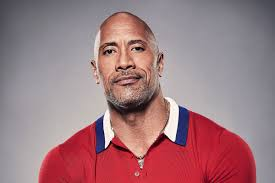
#> input picture 1.jpg, 275 x 183 px
$ python edgedetectionsample.py
#> lines starting #> are read from the running program, lines starting #| are printed output that depends on the picture; after the words box and inside, x2 and y2 are one past the last pixel; in counts of white or black regions, pixels touching at a corner belong together
import cv2
import numpy as np
from matplotlib import pyplot as plt
img = cv2.imread("1.jpg")
#> img is the input picture: shape (183, 275, 3); mean B, G, R 128.1, 122.3, 159.2
img = cv2.cvtColor(img, cv2.COLOR_BGR2RGB)
canny = cv2.Canny(img, 100, 200)
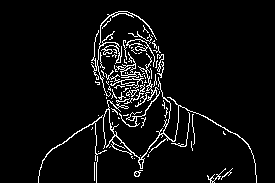
#> canny: shape (183, 275); 5.6% white in thin lines or dots, all inside (x1, y1, x2, y2) = (38, 11, 257, 183)
titles = ['image', 'canny edge detection']
images = [img, canny]
for i in range(2):
    plt.subplot(1, 2, i+1), plt.imshow(images[i], 'gray')
    plt.title(titles[i])
    plt.xticks([]),plt.yticks([])

plt.show()
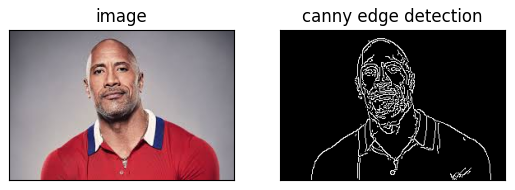
#> figure drawn by matplotlib, 2 panels
